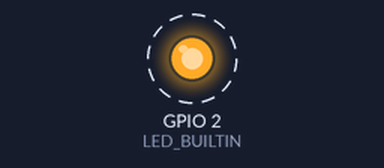
Bench run of a sketch on a simulated ESP32. On the bench: output pins drawn as LEDs (lit = HIGH). Dashed ring = blinking. What the sketch prints to the serial monitor is not drawn.

Above: at 0.7 s.
Timing chart, 0 to 3.3 s (numbered marks = the images above):
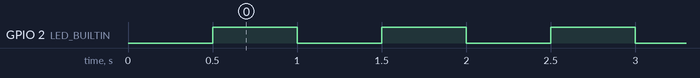

Measured:
- by itself, GPIO 2 (LED_BUILTIN): alternates HIGH for 0.50 s and LOW for 0.50 s

The sketch:

classic_blink.ino
```cpp
// ESP32 LAB — Clignotement de la LED intégrée (le « Hello world » du matériel)
// Carte : n'importe quel ESP32. LED_BUILTIN vaut GPIO2 sur la plupart des DevKit.
#include <Arduino.h>

#ifndef LED_BUILTIN
#define LED_BUILTIN 2
#endif

const uint32_t PERIODE_MS = 500;

void setup() {
  Serial.begin(115200);
  delay(300);
  pinMode(LED_BUILTIN, OUTPUT);
  Serial.printf("\n# Clignotement sur GPIO%d\n", LED_BUILTIN);
}

void loop() {
  static uint32_t last = 0;
  static bool on = false;
  if (millis() - last >= PERIODE_MS) {        // non bloquant : pas de delay()
    last = millis();
    on = !on;
    digitalWrite(LED_BUILTIN, on ? HIGH : LOW);
    Serial.printf("led:%d\n", on ? 1 : 0);
  }
}
```
